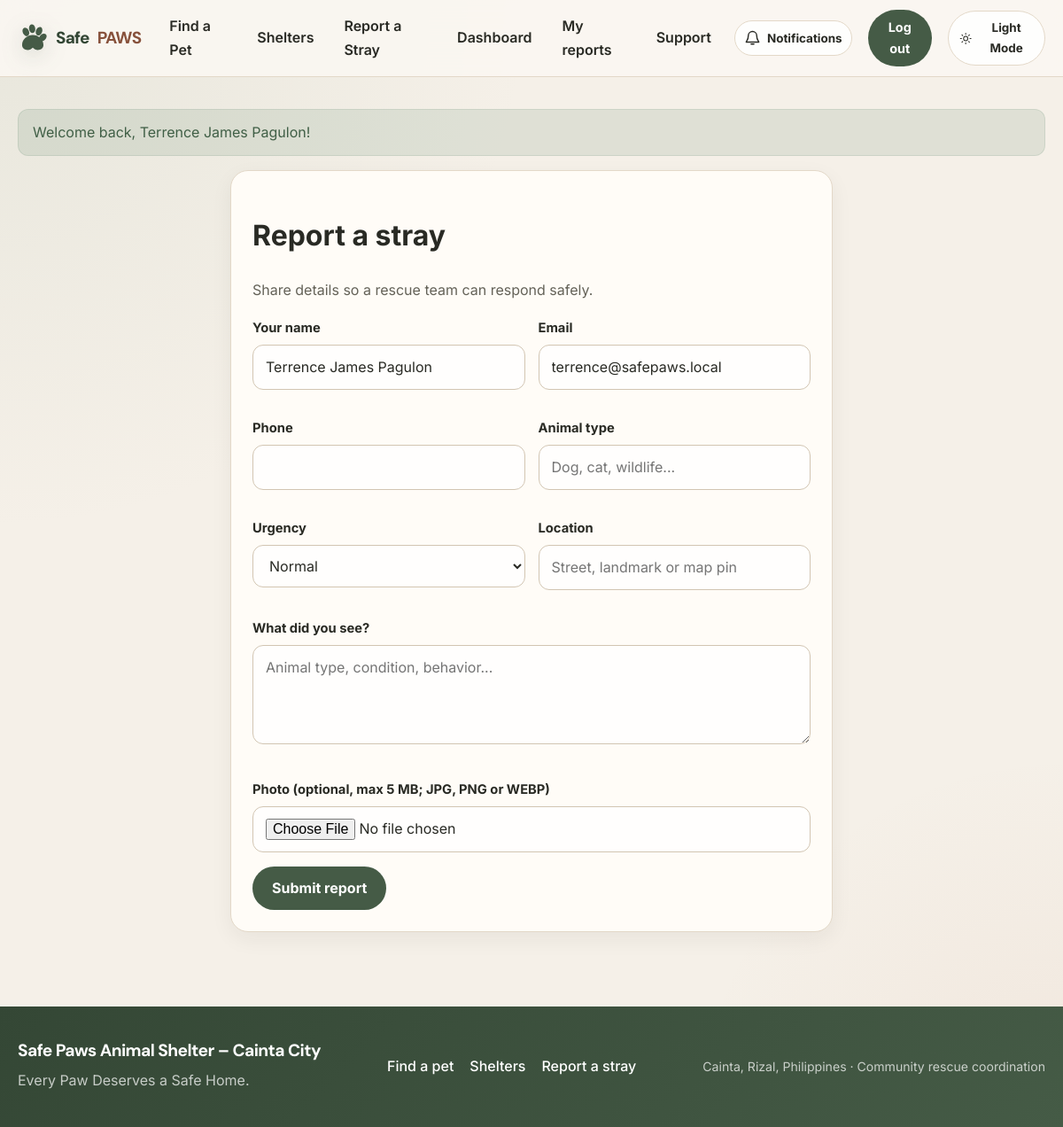
The page /report_stray.php (signed in) on the database its author committed.
### tables this page shows
CREATE TABLE IF NOT EXISTS users (
  id INT UNSIGNED NOT NULL AUTO_INCREMENT,
  name VARCHAR(120) NOT NULL,
  email VARCHAR(190) NULL,
  password VARCHAR(255) NULL,
  role ENUM('user','volunteer','shelter','admin') NULL DEFAULT 'user',
  phone VARCHAR(30) NULL,
  address VARCHAR(255) NULL,
  status ENUM('active','inactive','pending_admin_approval') NOT NULL DEFAULT 'active',
  created_at TIMESTAMP NOT NULL DEFAULT CURRENT_TIMESTAMP,
  updated_at TIMESTAMP NOT NULL DEFAULT CURRENT_TIMESTAMP ON UPDATE CURRENT_TIMESTAMP,
  last_login_at TIMESTAMP NULL DEFAULT NULL,
  seed_key VARCHAR(64) NULL,
  PRIMARY KEY (id),
  UNIQUE KEY uq_users_email (email),
  UNIQUE KEY uq_users_seed_key (seed_key),
  KEY idx_users_role_status (role, status)
);

### includes/auth.php (called while the page is built, shortened)
<?php
require_once __DIR__ . '/../config/database.php';
function current_user(): ?array
{
    static $loaded = false;
    static $user = null;
    if ($loaded) {
        return $user;
    }
    $stmt = db()->prepare('SELECT * FROM users WHERE id = ? AND status = "active"');
    $stmt->execute([(int) $_SESSION['user_id']]);
    $user = $stmt->fetch() ?: null;
    $loaded = true;
    return $user;
}

### config/database.php (called while the page is built, shortened)
<?php
function db(): PDO
{
    static $pdo;
    if ($pdo instanceof PDO) {
        return $pdo;
    }
    $host = getenv('DB_HOST') ?: '127.0.0.1';
    $port = getenv('DB_PORT') ?: '3307';
    $name = getenv('DB_NAME') ?: 'safe_paws';
    $user = getenv('DB_USER') ?: 'root';
    $password = getenv('DB_PASS') ?: '';
    try {
        $pdo = new PDO(
            'mysql:host=' . $host . ';port=' . $port . ';dbname=' . $name . ';charset=utf8mb4',
            $user,
            $password,
            [
                PDO::ATTR_ERRMODE => PDO::ERRMODE_EXCEPTION,
                PDO::ATTR_DEFAULT_FETCH_MODE => PDO::FETCH_ASSOC,
                PDO::ATTR_EMULATE_PREPARES => false,
            ]
        );
    } catch (PDOException $exception) {
        error_log('Safe PAWS database connection failed: ' . $exception->getMessage());
        http_response_code(500);
        exit('Safe PAWS cannot connect to MySQL. Check DB_HOST, DB_PORT, DB_NAME, DB_USER, and DB_PASS in your .env file, then reload this page.');
    }
    return $pdo;
}

### includes/functions.php (called while the page is built, shortened)
<?php
require_once __DIR__ . '/auth.php';
function e(?string $value): string
{
    return htmlspecialchars((string) $value, ENT_QUOTES, 'UTF-8');
}

### report_stray.php (the view, shortened to what this page needs)
<?php
require __DIR__ . '/includes/header.php';
$u = current_user();
?>
<div class="form-card panel"><h1>Report a stray</h1><p class="muted">Share details so a rescue team can respond safely.</p><?php if ($error): ?><div class="alert error"><?= e($error) ?></div><?php endif; ?><form method="post" enctype="multipart/form-data"><?= csrf_field() ?><div class="form-grid"><div class="field"><label>Your name</label><input name="reporter_name" value="<?= e($u['name'] ?? '') ?>" required></div><div class="field"><label>Email</label><input type="email" name="reporter_email" value="<?= e($u['email'] ?? '') ?>" required></div><div class="field"><label>Phone</label><input name="phone" value="<?= e($u['phone'] ?? '') ?>"></div><div class="field"><label>Animal type</label><input name="animal_type" placeholder="Dog, cat, wildlife..."></div><div class="field"><label>Urgency</label><select name="urgency"><option value="normal">Normal</option><option value="low">Low</option><option value="high">High</option><option value="emergency">Emergency</option></select></div><div class="field"><label>Location</label><input name="location" placeholder="Street, landmark or map pin" required></div><div class="field full"><label>What did you see?</label><textarea name="description" required placeholder="Animal type, condition, behavior..."></textarea></div><div class="field full"><label>Photo (optional, max 5 MB; JPG, PNG or WEBP)</label><input type="file" name="image" accept=".jpg,.jpeg,.png,.webp,image/jpeg,image/png,image/webp"></div></div><button class="btn" type="submit">Submit report</button></form></div>
<?php require __DIR__ . '/includes/footer.php'; ?>

### rows shown on the page
users: reporter_name "Terrence James Pagulon", reporter_email "terrence@safepaws.local"

### other values the page prints
$item['message'] "Welcome back, Terrence James Pagulon!"
